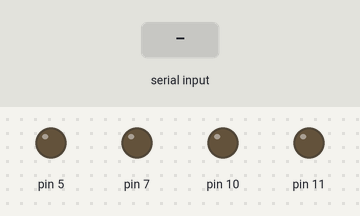
Bench run of a sketch on a simulated Arduino Uno, built with avr-gcc and run on an emulated ATmega328P. Parts: output pins drawn as LEDs (lit = HIGH). The inputs (shaded band) are chosen by the test bench.

Above: at 1.2 s.
1.3 s: "1" received over Serial
At 2.1 s:
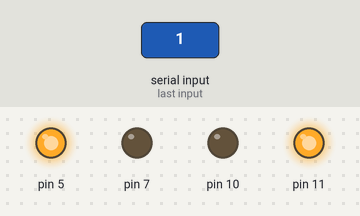
2.8 s: "2" received over Serial
At 3.3 s:
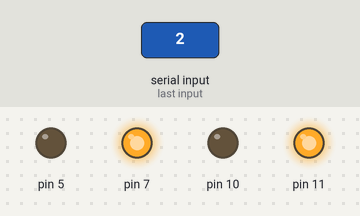
4.3 s: "3" received over Serial
At 5.5 s:
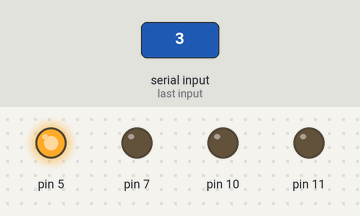
5.8 s: "4" received over Serial
At 6.8 s:
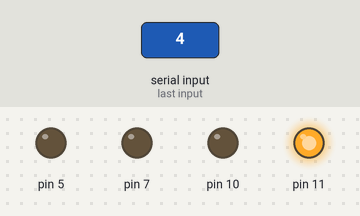
7.3 s: "5" received over Serial
At 7.9 s:
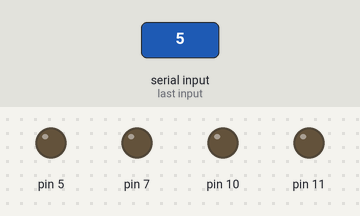
Timing chart, 0 to 9.8 s (numbered marks = the images above; inputs shaded):
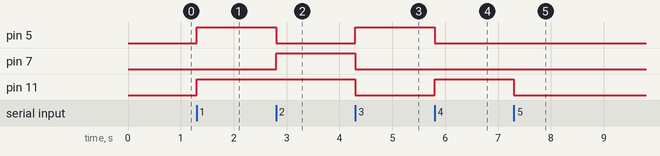

The sketch:

__.ino
```cpp
void setup()
{
  Serial.begin(9600);
  pinMode(11, OUTPUT);
  pinMode(10,OUTPUT);
  pinMode(7, OUTPUT);
  pinMode(5,OUTPUT);
}
void forward()
 {
  digitalWrite(11, HIGH);
  digitalWrite(10, LOW);
  digitalWrite(7, LOW);
  digitalWrite(5, HIGH);
 }
void backward()
 {
  digitalWrite(11, HIGH);
  digitalWrite(10, LOW);
  digitalWrite(7, HIGH);
  digitalWrite(5, LOW);
 }
void left()
 {
  digitalWrite(11, LOW);
  digitalWrite(10, LOW);
  digitalWrite(7, LOW);
  digitalWrite(5, HIGH);
 }
void right()
 {
  digitalWrite(11, HIGH);
  digitalWrite(10, LOW);
  digitalWrite(7, LOW);
  digitalWrite(5, LOW);
 }
void stop()
 {
  digitalWrite(11, LOW);
  digitalWrite(10, LOW);
  digitalWrite(7, LOW);
  digitalWrite(5, LOW);
 }
void loop()
{
 switch(Serial.read())
  {
  case'1':
     forward();
     break;
  case'2':
     backward();
     break;
  case'3':
     left();
     break;
  case'4':
     right();
     break;
  case'5':
     stop();
     break;
  default:
   break;
 }
}
```

Measured:
- after the input at 1.3 s, pin 5, pin 11: LOW → HIGH at once
- after the input at 2.8 s, pin 5: HIGH → LOW at once; pin 7: LOW → HIGH at once
- after the input at 4.3 s, pin 5: LOW → HIGH at once; pin 7, pin 11: HIGH → LOW at once
- after the input at 5.8 s, pin 5: HIGH → LOW at once; pin 11: LOW → HIGH at once
- after the input at 7.3 s, pin 11: HIGH → LOW at once
